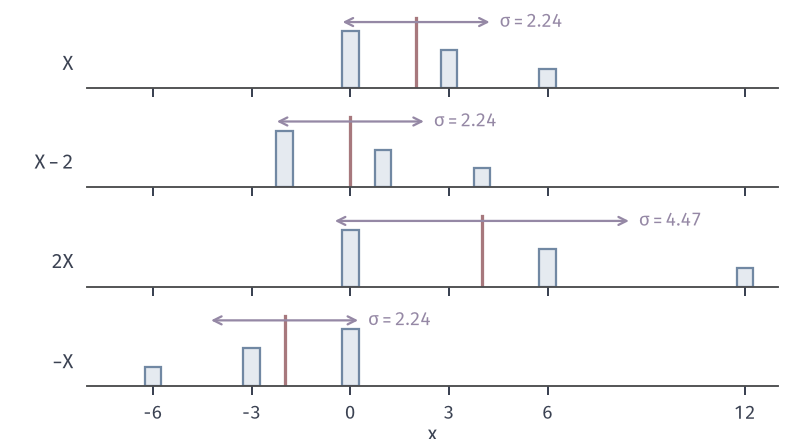

Python code for this plot:
from pathlib import Path
import sys
HERE = Path(__file__).resolve().parent
sys.path.insert(0, str(HERE.parent/'rvm-common'))
from rvm_fig import *
# Reward table X and three affine images: X-2 (shift), 2X (scale), -X (reflection).
# Red tick: mean; purple bracket: mean +/- standard deviation.
rows = [('$X$', 1, 0), ('$X-2$', 1, -2), ('$2X$', 2, 0), ('$-X$', -1, 0)]
fig, axes = figure(width_mm=112, height_mm=62, nrows=4, sharex=True)
panel(fig, left=.11, right=.98, bottom=.12, top=.98, hspace=.25)
facts = {}
for ax, (name, a, b) in zip(axes, rows):
    xs = a*XV+b
    m, v, _, _ = moments(xs, PV); s = np.sqrt(v)
    ax.bar(xs, PV, width=.5, color=BLUE_FILL, edgecolor=BLUE, lw=.9)
    ax.plot([m, m], [0, .62], color=RED, lw=1.3)
    ax.annotate('', xy=(m-s, .58), xytext=(m+s, .58), arrowprops=dict(arrowstyle='<->', color=PURPLE, lw=.9, shrinkA=0, shrinkB=0))
    lab(ax, m+s+.3, .58, f'$\\sigma={s:.2f}$', PURPLE, ha='left', va='center')
    ax.set_ylim(0, .7); ax.set_yticks([]); ax.spines['left'].set_visible(False)
    ax.text(-.02, .3, name, transform=ax.transAxes, ha='right', va='center', color=INK)
    facts[name] = [m, v]
axes[-1].set_xlim(-8, 13); axes[-1].set_xticks([-6, -3, 0, 3, 6, 12])
axlab(axes[-1], '$x$')
save(fig, HERE, 'figure', facts)
